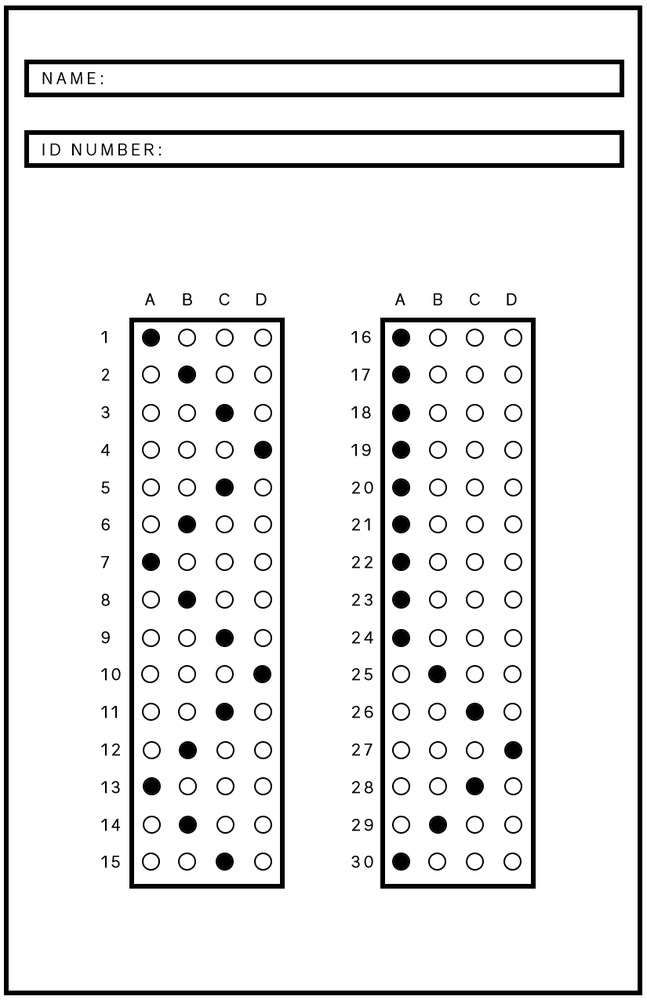
#> input picture Sheet13.png, 647 x 1000 px, shrunk from 825 x 1275 before the run
$ python w1.py
#> lines starting #> are read from the running program, lines starting #| are printed output that depends on the picture; after the words box and inside, x2 and y2 are one past the last pixel; in counts of white or black regions, pixels touching at a corner belong together
import cv2
import numpy as np
from matplotlib import pyplot as plt
from skimage import measure

def getAnswers(im, i):
	label = measure.label(im, background=0)
	props = measure.regionprops(label)
	colord = plt.imshow(label, cmap='spectral')
	plt.axis('off')
	plt.tight_layout()
	plt.show()

	a, b = im.shape[:2]
	bound1 = b/4
	bound2 = bound1*2
	bound3 = bound1*3
	bound4 = b

	# print(b)
	# print(bound1, bound2, bound3, bound4)


	for p in props:
		x, y = p.centroid

		if y > 0 and y <= bound1:
			print(str(i), 'A')
		elif y > bound1 and y <= bound2:
			print(str(i), 'B')
		elif y > bound2 and y <= bound3:
			print(str(i), 'C')
		elif y > bound3 and y <= bound4:
			print(str(i), 'D')

		i = i+1

	return;


# start ---------------------------------------------------------------

img = cv2.imread("Sheet13.png")
#> img is the input picture: shape (1000, 647, 3); min 0, max 255, mean 232
img = 255-img
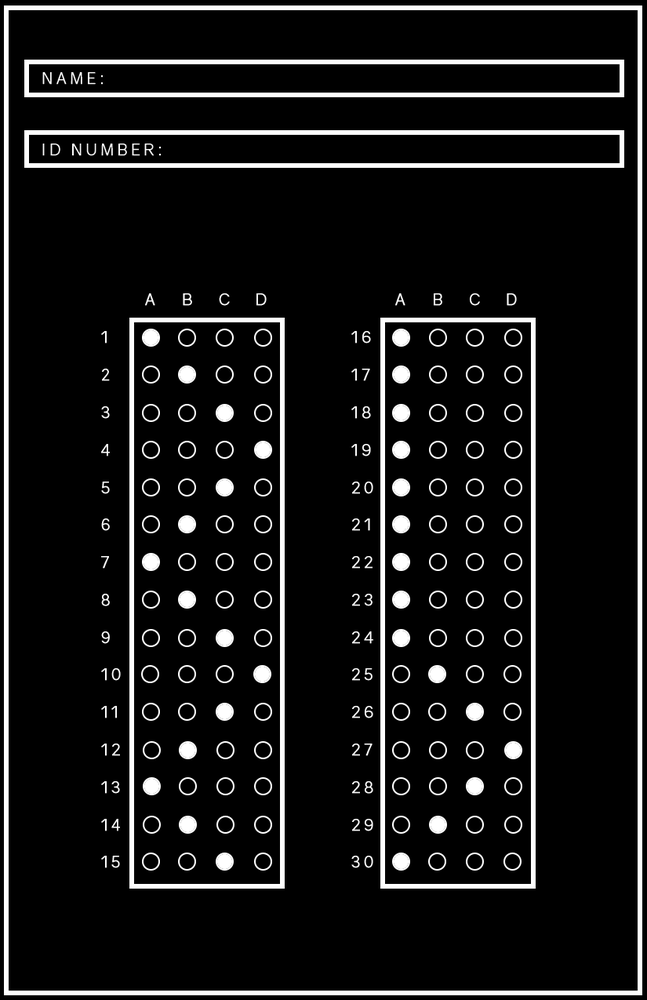
#> img: shape (1000, 647, 3); min 0, max 255, mean 23
erode =  cv2.morphologyEx(img, cv2.MORPH_OPEN, np.ones((5,5)))
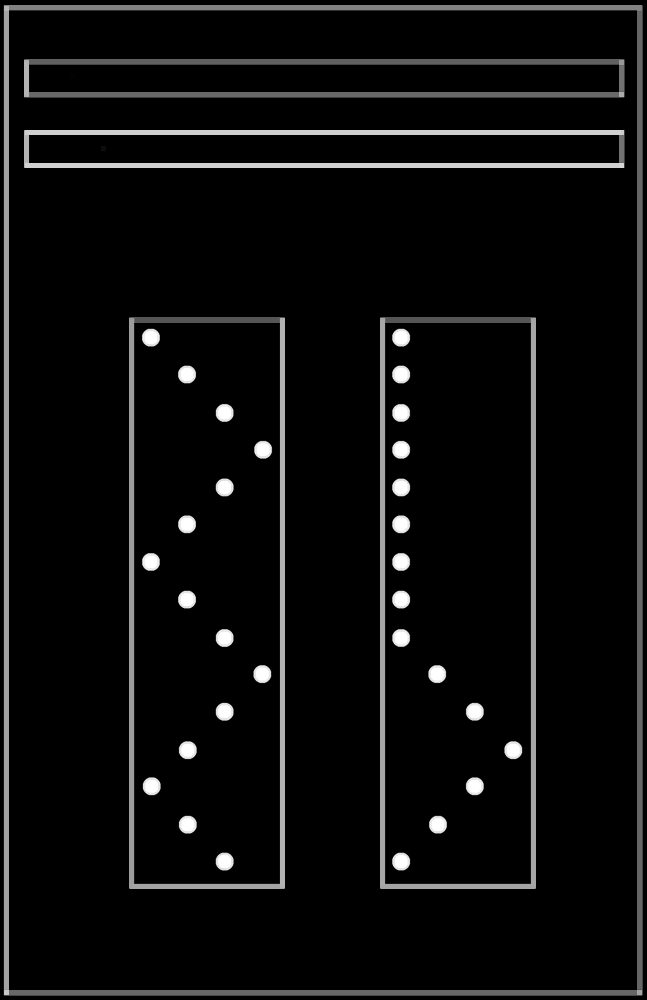
#> erode: shape (1000, 647, 3); min 0, max 255, mean 13.1
gray = cv2.cvtColor(erode, cv2.COLOR_BGR2GRAY)
r, thresh = cv2.threshold(gray, 0, 255, cv2.THRESH_BINARY+cv2.THRESH_OTSU)
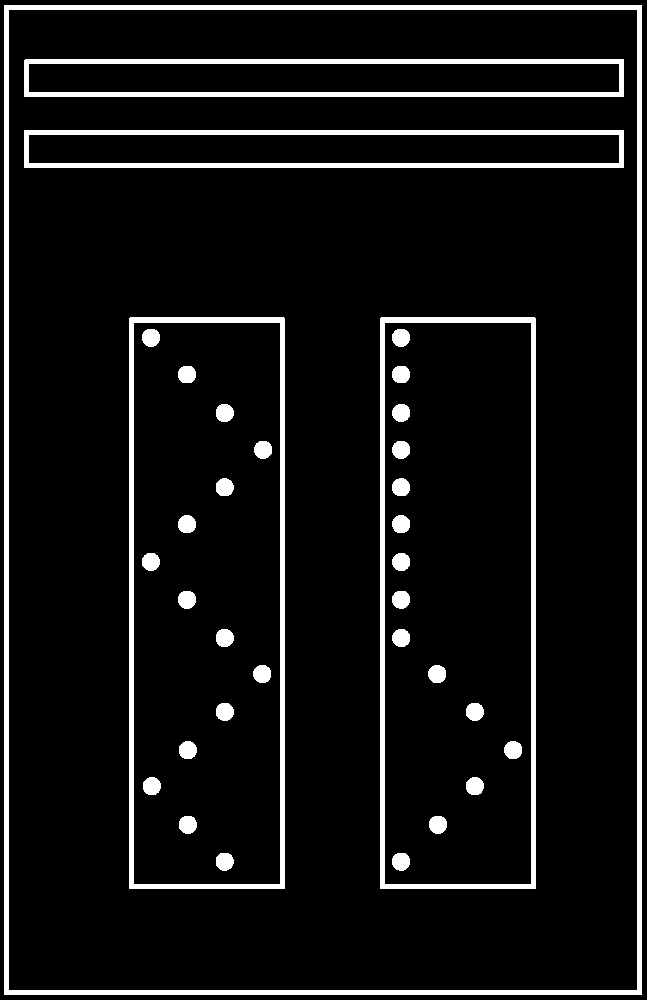
#> thresh: shape (1000, 647); 7.9% white; 35 white regions
#> r = 79

# cv2.imshow('', erode)

blobs_labels = measure.label(thresh, background=0)
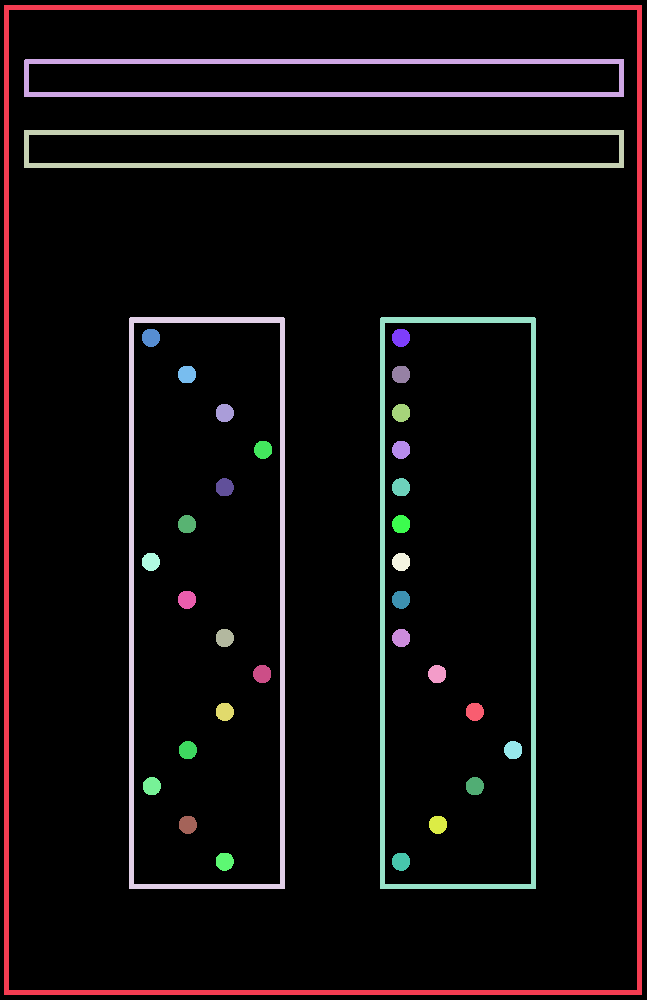
#> blobs_labels: shape (1000, 647) int64; 36 distinct labels, from 0 to 35; one colour per label, 0 black
props = measure.regionprops(blobs_labels)
#> props = 35 regions; largest, box (x1, y1, x2, y2) and area: (4, 5, 642, 995) 16180, (129, 317, 285, 889) 7324, (380, 317, 536, 889) 7324, (24, 130, 624, 168) 6280, (24, 59, 624, 97) 6279
colord = plt.imshow(blobs_labels, cmap='spectral')
plt.axis('off')
plt.tight_layout()
# [6 lines of commented-out code are left out]

ans_p1 = props[3]
ans_p2 = props[4]

x, y, x2, y2 = ans_p1.bbox
#> x = 317; y = 129; x2 = 889; y2 = 285
ans_i1 = thresh[x+6:x2-6, y+6:y2-6]
#> ans_i1: shape (560, 144); 4.9% white; 15 white regions
getAnswers(ans_i1, 1)
#> in getAnswers, `label = measure.label(im, background=0)`:
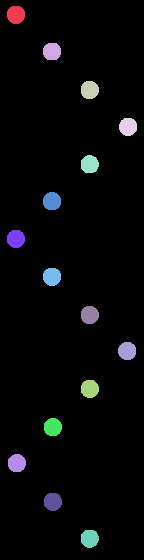
#> label: shape (560, 144) int64; 16 distinct labels, from 0 to 15; one colour per label, 0 black
#> in getAnswers, `props = measure.regionprops(label)`: props = 15 regions; largest, box (x1, y1, x2, y2) and area: (7, 6, 25, 24) 266, (81, 81, 99, 99) 266, (43, 192, 61, 210) 266, (43, 268, 61, 286) 266, (81, 306, 99, 324) 266
#> the loop in getAnswers, `for p in props:` made 15 passes
#> (x, y) on passes 1 to 12: (14.26, 15.5), (51.03, 51.52), (89.5, 89.26), (126.3, 127.6), (163.8, 89.27), (200.7, 51.5), (238.4, 15.44), (276.3, 51.5), (314.5, 89.26), (350.5, 126.7), (388.4, 89.34), (426.7, 52.39)
#| 1 A
#| 2 B
#| 3 C
#| 4 D
#| 5 C
#| 6 B
#| 7 A
#| 8 B
#> (further printed lines are left out)
#> after the loop in getAnswers, `for p in props:`: i = 16

x, y, x2, y2 = ans_p2.bbox
#> y = 380; y2 = 536
ans_i2 = thresh[x+6:x2-6, y+6:y2-6]
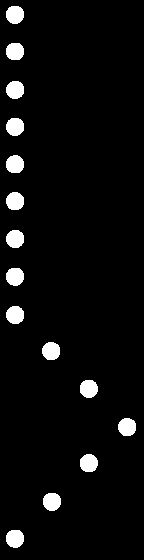
#> ans_i2: shape (560, 144); 4.9% white; 15 white regions
getAnswers(ans_i2, 16)
#> call 2 of getAnswers, with i = 16
#> in getAnswers (call 2), `label = measure.label(im, background=0)`:
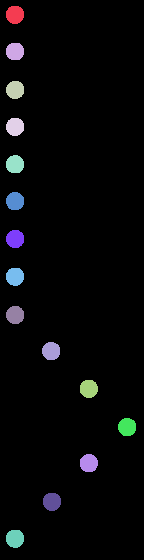
#> label: shape (560, 144) int64; 16 distinct labels, from 0 to 15; one colour per label, 0 black
#> in getAnswers (call 2), `props = measure.regionprops(label)`: props = 15 regions; largest, box (x1, y1, x2, y2) and area: (6, 155, 24, 173) 266, (43, 493, 61, 511) 266, (6, 530, 24, 548) 266, (6, 6, 24, 24) 265, (6, 192, 24, 210) 265
#> the loop in getAnswers (call 2), `for p in props:` made 15 passes
#> (x, y) on passes 1 to 12: (14.28, 14.53), (51, 14.53), (89.42, 14.68), (126.3, 14.61), (163.8, 14.53), (200.7, 14.59), (238.5, 14.67), (276.2, 14.55), (314.5, 14.67), (350.6, 50.69), (388.3, 88.39), (426.6, 126.7)
#| 16 A
#| 17 A
#| 18 A
#| 19 A
#| 20 A
#| 21 A
#| 22 A
#| 23 A
#> (further printed lines are left out)
#> after the loop in getAnswers (call 2), `for p in props:`: i = 31


# cv2.imshow('left?', ans_i1)
# cv2.imshow('right?', ans_i2)

cv2.waitKey(0)
cv2.destroyAllWindows()
